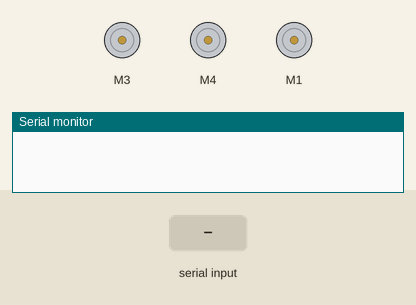
Simulated run of this sketch. Board: Arduino Uno, built with avr-gcc and run on an emulated ATmega328P. Shown: 3 × DC motor (green arrow = forward, orange = backward, longer = faster), the last lines printed to the serial monitor. Inputs (shaded band) come from the test bench.

Above: at 1.2 s.
1.3 s: "90,45\n" received over Serial
At 1.89 s:
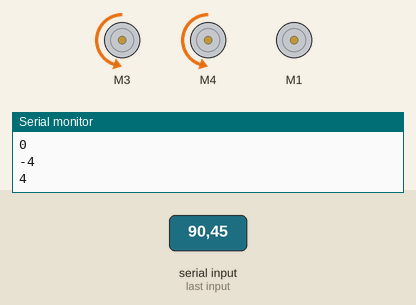
4.3 s: "30,150\n" received over Serial
At 7.0 s:
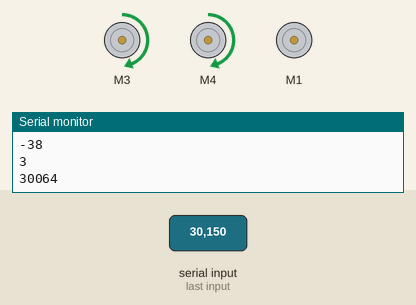
10.3 s: "6\n" received over Serial
At 12.12 s:
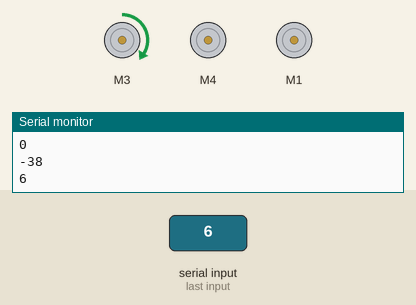
13.3 s: "3\n" received over Serial
At 15.42 s:
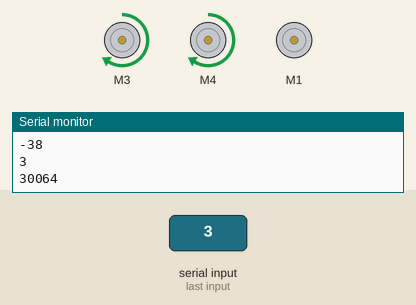
16.3 s: "4\n" received over Serial
19.3 s: "90,45\n" received over Serial
Timing chart, 0 to 23.3 s (numbered marks = the images above; inputs shaded):
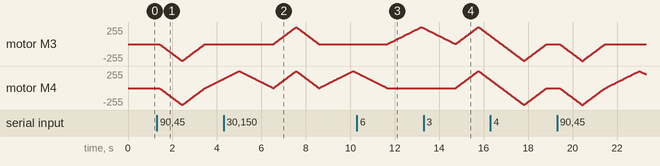

The sketch:

data_ino.ino
```cpp
#include <AFMotor.h>
AF_DCMotor motor_l(3);
AF_DCMotor motor_r(4);
AF_DCMotor motor_pump(1);

void setup(){
  Serial.begin(9600);
  motor_l.setSpeed(200);
  motor_l.run(RELEASE);
  motor_r.setSpeed(200);
  motor_r.run(RELEASE);
  motor_pump.setSpeed(200);
 motor_pump.run(RELEASE);

}

void up()
{
  uint8_t i;
  Serial.println('up');

  // Turn on motor
  motor_l.run(FORWARD);
  motor_r.run(FORWARD);
  // Accelerate from zero to maximum speed
  for (i=0; i<255; i++)
  {
    motor_l.setSpeed(i);
    motor_r.setSpeed(i);
    delay(04);
  }

  // Decelerate from maximum speed to zero
  for (i=255; i!=0; i--)
  {
    motor_l.setSpeed(i);
    motor_r.setSpeed(i);
    delay(04);
  }

  // Now change motor direction


  // Now turn off motor
  motor_l.run(RELEASE);
  motor_r.run(RELEASE);

}

/*left....*/

void left()
{

   motor_r.run(FORWARD);
    uint8_t i;
  for (i=0; i<255; i++)
  {
    //motor_l.setSpeed(i);
    motor_r.setSpeed(i);
    delay(6);
  }

  // Decelerate from maximum speed to zero
  for (i=255; i!=0; i--)
  {
    //motor_l.setSpeed(i);
    motor_r.setSpeed(i);
    delay(6);
  }
   motor_r.run(RELEASE);

}

/*right....*/


void right()
{
    motor_l.run(FORWARD);
    uint8_t i;
  for (i=0; i<255; i++)
  {
    motor_l.setSpeed(i);
    //motor_r.setSpeed(i);
    delay(6);
  }

  // Decelerate from maximum speed to zero
  for (i=255; i!=0; i--)
  {
    motor_l.setSpeed(i);
    //motor_r.setSpeed(i);
    delay(6);
  }
   motor_l.run(RELEASE);
}


/*stp.....*/


void stp()
{
    uint8_t i;
    motor_l.setSpeed(0);
     motor_r.setSpeed(0);
  for (i=0; i<200; i++)
  {

    delay(10);
  }

  // Decelerate from maximum speed to zero
  for (i=200; i!=0; i--)
  {

    delay(10);
  }
}
void down() {

  uint8_t i;
 // Now change motor direction
  motor_l.run(BACKWARD);
   motor_r.run(BACKWARD);

  // Accelerate from zero to maximum speed
  for (i=0; i<255; i++)
  {
    motor_l.setSpeed(i);
     motor_r.setSpeed(i);
    delay(4);
  }

  // Decelerate from maximum speed to zero
  for (i=255; i!=0; i--)
  {
    motor_l.setSpeed(i);
     motor_r.setSpeed(i);
    delay(4);
  }

  // Now turn off motor
  motor_l.run(RELEASE);
  motor_r.run(RELEASE);


}

/*pump off code......*/

void pump_on() {

  motor_pump.run(FORWARD);
  motor_pump.setSpeed(200);
  delay(50000);


}

void pump_off() {
   motor_pump.run(RELEASE);
   delay(100);


}


void loop(){
  if(Serial.available()){
    int message = Serial.read() - '0';
    // control the servo
    Serial.println(message);
    if(message==3) {

      up();
      delay(5);
    }
    if(message==4) {
      down();
      delay(5);
    }
    if(message == 5) {
      left();
      Serial.println(message);
      delay(5);
    }
    if(message==6) {
      right();
      Serial.println(message);
      delay(5);
    }
    if(message==7) {
      stp();
      delay(5);
    }
    if(message==8) {
      pump_on();
      delay(5);

    }
    if(message==9) {
      pump_off();
      delay(5);
    }

  }
}
```

Measured:
- after the input at 4.3 s, motor M3: rises from stopped to forward 255/255 in 1.0 s, then falls to stopped in 1.0 s
- after the input at 10.3 s, motor M3: rises from stopped to forward 254/255 in 1.5 s, then falls to forward 238/255 in 0.10 s
- after the input at 13.3 s, motor M4: rises from stopped to forward 253/255 in 1.0 s, then falls to forward 123/255 in 0.52 s
